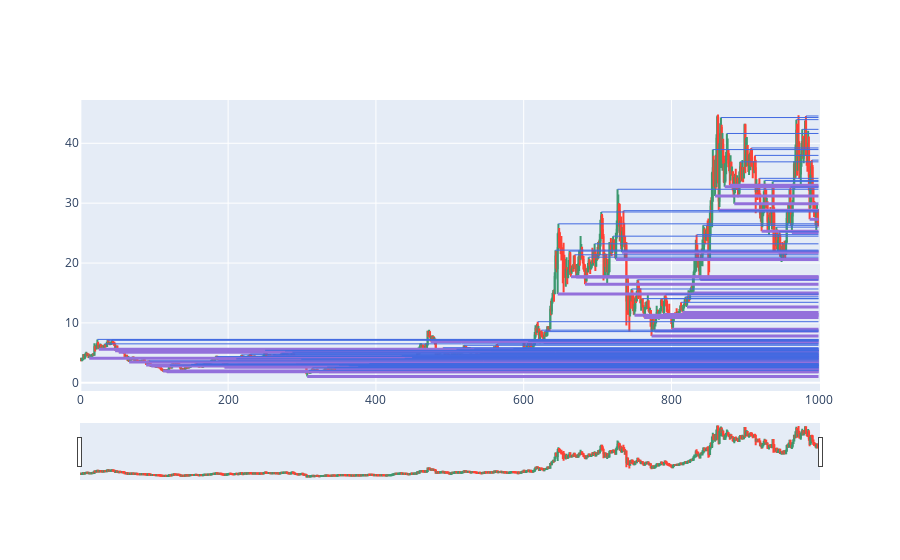

The notebook cell saved with this chart:
### Code cell
s = 0
e = 999 #200
dfpl = df[s:e]
import plotly.graph_objects as go
from datetime import datetime
import matplotlib.pyplot as plt

fig = go.Figure(data=[go.Candlestick(x=dfpl.index,
                open=dfpl['Open'],
                high=dfpl['High'],
                low=dfpl['Low'],
                close=dfpl['Close'])])

c=0
while (1):
    if(c>len(ss)-1 ):
        break
    fig.add_shape(type='line', x0=ss[c][0], y0=ss[c][1],
                  x1=e,
                  y1=ss[c][1],
                  line=dict(color="MediumPurple",width=3)
                  )
    c+=1

c=0
while (1):
    if(c>len(rr)-1 ):
        break
    fig.add_shape(type='line', x0=rr[c][0], y0=rr[c][1],
                  x1=e,
                  y1=rr[c][1],
                  line=dict(color="RoyalBlue",width=1)
                  )
    c+=1    

fig.show()

### Figure 1 — Plotly figure (JSON) as saved in the notebook; plotly's stock layout.template omitted (floating-point values rounded to 4 significant figures; data arrays with more than 128 entries replaced by an {"elided": "..."} marker saying what was removed)
{"data": [{"close": {"elided": "999 float values"}, "high": {"elided": "999 float values"}, "low": {"elided": "999 float values"}, "open": {"elided": "999 float values"}, "type": "candlestick", "x": {"elided": "999 int values"}}], "layout": {"shapes": [{"line": {"color": "MediumPurple", "width": 3}, "type": "line", "x0": 12, "x1": 999, "y0": 4.115, "y1": 4.115}, {"line": {"color": "MediumPurple", "width": 3}, "type": "line", "x0": 25, "x1": 999, "y0": 5.62, "y1": 5.62}, {"line": {"color": "MediumPurple", "width": 3}, "type": "line", "x0": 47, "x1": 999, "y0": 5.36, "y1": 5.36}, {"line": {"color": "MediumPurple", "width": 3}, "type": "line", "x0": 52, "x1": 999, "y0": 5.123, "y1": 5.123}, {"line": {"color": "MediumPurple", "width": 3}, "type": "line", "x0": 66, "x1": 999, "y0": 3.475, "y1": 3.475}, {"line": {"color": "MediumPurple", "width": 3}, "type": "line", "x0": 89, "x1": 999, "y0": 2.989, "y1": 2.989}, {"line": {"color": "MediumPurple", "width": 3}, "type": "line", "x0": 96, "x1": 999, "y0": 2.804, "y1": 2.804}, {"line": {"color": "MediumPurple", "width": 3}, "type": "line", "x0": 112, "x1": 999, "y0": 1.978, "y1": 1.978}, {"line": {"color": "MediumPurple", "width": 3}, "type": "line", "x0": 117, "x1": 999, "y0": 1.83, "y1": 1.83}, {"line": {"color": "MediumPurple", "width": 3}, "type": "line", "x0": 172, "x1": 999, "y0": 2.95, "y1": 2.95}, {"line": {"color": "MediumPurple", "width": 3}, "type": "line", "x0": 187, "x1": 999, "y0": 3.777, "y1": 3.777}, {"line": {"color": "MediumPurple", "width": 3}, "type": "line", "x0": 195, "x1": 999, "y0": 2.608, "y1": 2.608}, {"line": {"color": "MediumPurple", "width": 3}, "type": "line", "x0": 213, "x1": 999, "y0": 3.506, "y1": 3.506}, {"line": {"color": "MediumPurple", "width": 3}, "type": "line", "x0": 220, "x1": 999, "y0": 3.536, "y1": 3.536}, {"line": {"color": "MediumPurple", "width": 3}, "type": "line", "x0": 247, "x1": 999, "y0": 4.102, "y1": 4.102}, {"line": {"color": "MediumPurple", "width": 3}, "type": "line", "x0": 253, "x1": 999, "y0": 4.36, "y1": 4.36}, {"line": {"color": "MediumPurple", "width": 3}, "type": "line", "x0": 258, "x1": 999, "y0": 4.344, "y1": 4.344}, {"line": {"color": "MediumPurple", "width": 3}, "type": "line", "x0": 282, "x1": 999, "y0": 3.89, "y1": 3.89}, {"line": {"color": "MediumPurple", "width": 3}, "type": "line", "x0": 292, "x1": 999, "y0": 3.346, "y1": 3.346}, {"line": {"color": "MediumPurple", "width": 3}, "type": "line", "x0": 307, "x1": 999, "y0": 1.061, "y1": 1.061}, {"line": {"color": "MediumPurple", "width": 3}, "type": "line", "x0": 323, "x1": 999, "y0": 1.844, "y1": 1.844}, {"line": {"color": "MediumPurple", "width": 3}, "type": "line", "x0": 346, "x1": 999, "y0": 2.254, "y1": 2.254}, {"line": {"color": "MediumPurple", "width": 3}, "type": "line", "x0": 362, "x1": 999, "y0": 2.6, "y1": 2.6}, {"line": {"color": "MediumPurple", "width": 3}, "type": "line", "x0": 366, "x1": 999, "y0": 2.267, "y1": 2.267}, {"line": {"color": "MediumPurple", "width": 3}, "type": "line", "x0": 376, "x1": 999, "y0": 2.446, "y1": 2.446}, {"line": {"color": "MediumPurple", "width": 3}, "type": "line", "x0": 380, "x1": 999, "y0": 2.458, "y1": 2.458}, {"line": {"color": "MediumPurple", "width": 3}, "type": "line", "x0": 397, "x1": 999, "y0": 2.72, "y1": 2.72}, {"line": {"color": "MediumPurple", "width": 3}, "type": "line", "x0": 406, "x1": 999, "y0": 2.542, "y1": 2.542}, {"line": {"color": "MediumPurple", "width": 3}, "type": "line", "x0": 413, "x1": 999, "y0": 2.288, "y1": 2.288}, {"line": {"color": "MediumPurple", "width": 3}, "type": "line", "x0": 437, "x1": 999, "y0": 3.774, "y1": 3.774}, {"line": {"color": "MediumPurple", "width": 3}, "type": "line", "x0": 443, "x1": 999, "y0": 3.288, "y1": 3.288}, {"line": {"color": "MediumPurple", "width": 3}, "type": "line", "x0": 466, "x1": 999, "y0": 5.3, "y1": 5.3}, {"line": {"color": "MediumPurple", "width": 3}, "type": "line", "x0": 474, "x1": 999, "y0": 6.894, "y1": 6.894}, {"line": {"color": "MediumPurple", "width": 3}, "type": "line", "x0": 484, "x1": 999, "y0": 4.455, "y1": 4.455}, {"line": {"color": "MediumPurple", "width": 3}, "type": "line", "x0": 502, "x1": 999, "y0": 3.78, "y1": 3.78}, {"line": {"color": "MediumPurple", "width": 3}, "type": "line", "x0": 515, "x1": 999, "y0": 4.549, "y1": 4.549}, {"line": {"color": "MediumPurple", "width": 3}, "type": "line", "x0": 525, "x1": 999, "y0": 5.286, "y1": 5.286}, {"line": {"color": "MediumPurple", "width": 3}, "type": "line", "x0": 543, "x1": 999, "y0": 4.206, "y1": 4.206}, {"line": {"color": "MediumPurple", "width": 3}, "type": "line", "x0": 554, "x1": 999, "y0": 4.856, "y1": 4.856}, {"line": {"color": "MediumPurple", "width": 3}, "type": "line", "x0": 592, "x1": 999, "y0": 4.2, "y1": 4.2}, {"line": {"color": "MediumPurple", "width": 3}, "type": "line", "x0": 596, "x1": 999, "y0": 4.571, "y1": 4.571}, {"line": {"color": "MediumPurple", "width": 3}, "type": "line", "x0": 627, "x1": 999, "y0": 6.763, "y1": 6.763}, {"line": {"color": "MediumPurple", "width": 3}, "type": "line", "x0": 646, "x1": 999, "y0": 14.82, "y1": 14.82}, {"line": {"color": "MediumPurple", "width": 3}, "type": "line", "x0": 664, "x1": 999, "y0": 17.73, "y1": 17.73}, {"line": {"color": "MediumPurple", "width": 3}, "type": "line", "x0": 671, "x1": 999, "y0": 17.68, "y1": 17.68}, {"line": {"color": "MediumPurple", "width": 3}, "type": "line", "x0": 683, "x1": 999, "y0": 16.44, "y1": 16.44}, {"line": {"color": "MediumPurple", "width": 3}, "type": "line", "x0": 725, "x1": 999, "y0": 20.58, "y1": 20.58}, {"line": {"color": "MediumPurple", "width": 3}, "type": "line", "x0": 733, "x1": 999, "y0": 21.81, "y1": 21.81}, {"line": {"color": "MediumPurple", "width": 3}, "type": "line", "x0": 750, "x1": 999, "y0": 11.26, "y1": 11.26}, {"line": {"color": "MediumPurple", "width": 3}, "type": "line", "x0": 763, "x1": 999, "y0": 10.91, "y1": 10.91}, {"line": {"color": "MediumPurple", "width": 3}, "type": "line", "x0": 773, "x1": 999, "y0": 7.83, "y1": 7.83}, {"line": {"color": "MediumPurple", "width": 3}, "type": "line", "x0": 777, "x1": 999, "y0": 8.647, "y1": 8.647}, {"line": {"color": "MediumPurple", "width": 3}, "type": "line", "x0": 790, "x1": 999, "y0": 11.41, "y1": 11.41}, {"line": {"color": "MediumPurple", "width": 3}, "type": "line", "x0": 801, "x1": 999, "y0": 8.93, "y1": 8.93}, {"line": {"color": "MediumPurple", "width": 3}, "type": "line", "x0": 815, "x1": 999, "y0": 11.73, "y1": 11.73}, {"line": {"color": "MediumPurple", "width": 3}, "type": "line", "x0": 821, "x1": 999, "y0": 12.65, "y1": 12.65}, {"line": {"color": "MediumPurple", "width": 3}, "type": "line", "x0": 830, "x1": 999, "y0": 14.98, "y1": 14.98}, {"line": {"color": "MediumPurple", "width": 3}, "type": "line", "x0": 839, "x1": 999, "y0": 17.25, "y1": 17.25}, {"line": {"color": "MediumPurple", "width": 3}, "type": "line", "x0": 850, "x1": 999, "y0": 17.55, "y1": 17.55}, {"line": {"color": "MediumPurple", "width": 3}, "type": "line", "x0": 859, "x1": 999, "y0": 31.2, "y1": 31.2}, {"line": {"color": "MediumPurple", "width": 3}, "type": "line", "x0": 864, "x1": 999, "y0": 28.83, "y1": 28.83}, {"line": {"color": "MediumPurple", "width": 3}, "type": "line", "x0": 872, "x1": 999, "y0": 32.74, "y1": 32.74}, {"line": {"color": "MediumPurple", "width": 3}, "type": "line", "x0": 879, "x1": 999, "y0": 33, "y1": 33}, {"line": {"color": "MediumPurple", "width": 3}, "type": "line", "x0": 885, "x1": 999, "y0": 29.9, "y1": 29.9}, {"line": {"color": "MediumPurple", "width": 3}, "type": "line", "x0": 922, "x1": 999, "y0": 25.29, "y1": 25.29}, {"line": {"color": "MediumPurple", "width": 3}, "type": "line", "x0": 944, "x1": 999, "y0": 21.85, "y1": 21.85}, {"line": {"color": "MediumPurple", "width": 3}, "type": "line", "x0": 963, "x1": 999, "y0": 25.1, "y1": 25.1}, {"line": {"color": "MediumPurple", "width": 3}, "type": "line", "x0": 987, "x1": 999, "y0": 27.31, "y1": 27.31}, {"line": {"color": "RoyalBlue", "width": 1}, "type": "line", "x0": 23, "x1": 999, "y0": 7.249, "y1": 7.249}, {"line": {"color": "RoyalBlue", "width": 1}, "type": "line", "x0": 33, "x1": 999, "y0": 6.506, "y1": 6.506}, {"line": {"color": "RoyalBlue", "width": 1}, "type": "line", "x0": 37, "x1": 999, "y0": 7.1, "y1": 7.1}, {"line": {"color": "RoyalBlue", "width": 1}, "type": "line", "x0": 43, "x1": 999, "y0": 7.193, "y1": 7.193}, {"line": {"color": "RoyalBlue", "width": 1}, "type": "line", "x0": 93, "x1": 999, "y0": 3.656, "y1": 3.656}, {"line": {"color": "RoyalBlue", "width": 1}, "type": "line", "x0": 121, "x1": 999, "y0": 2.96, "y1": 2.96}, {"line": {"color": "RoyalBlue", "width": 1}, "type": "line", "x0": 150, "x1": 999, "y0": 3.071, "y1": 3.071}, {"line": {"color": "RoyalBlue", "width": 1}, "type": "line", "x0": 157, "x1": 999, "y0": 3.159, "y1": 3.159}, {"line": {"color": "RoyalBlue", "width": 1}, "type": "line", "x0": 184, "x1": 999, "y0": 4.381, "y1": 4.381}, {"line": {"color": "RoyalBlue", "width": 1}, "type": "line", "x0": 211, "x1": 999, "y0": 3.997, "y1": 3.997}, {"line": {"color": "RoyalBlue", "width": 1}, "type": "line", "x0": 218, "x1": 999, "y0": 4.668, "y1": 4.668}, {"line": {"color": "RoyalBlue", "width": 1}, "type": "line", "x0": 230, "x1": 999, "y0": 4.79, "y1": 4.79}, {"line": {"color": "RoyalBlue", "width": 1}, "type": "line", "x0": 244, "x1": 999, "y0": 4.435, "y1": 4.435}, {"line": {"color": "RoyalBlue", "width": 1}, "type": "line", "x0": 250, "x1": 999, "y0": 5.423, "y1": 5.423}, {"line": {"color": "RoyalBlue", "width": 1}, "type": "line", "x0": 261, "x1": 999, "y0": 4.672, "y1": 4.672}, {"line": {"color": "RoyalBlue", "width": 1}, "type": "line", "x0": 272, "x1": 999, "y0": 4.938, "y1": 4.938}, {"line": {"color": "RoyalBlue", "width": 1}, "type": "line", "x0": 277, "x1": 999, "y0": 5.327, "y1": 5.327}, {"line": {"color": "RoyalBlue", "width": 1}, "type": "line", "x0": 287, "x1": 999, "y0": 5.105, "y1": 5.105}, {"line": {"color": "RoyalBlue", "width": 1}, "type": "line", "x0": 299, "x1": 999, "y0": 3.936, "y1": 3.936}, {"line": {"color": "RoyalBlue", "width": 1}, "type": "line", "x0": 309, "x1": 999, "y0": 2.089, "y1": 2.089}, {"line": {"color": "RoyalBlue", "width": 1}, "type": "line", "x0": 314, "x1": 999, "y0": 2.485, "y1": 2.485}, {"line": {"color": "RoyalBlue", "width": 1}, "type": "line", "x0": 334, "x1": 999, "y0": 2.626, "y1": 2.626}, {"line": {"color": "RoyalBlue", "width": 1}, "type": "line", "x0": 344, "x1": 999, "y0": 2.543, "y1": 2.543}, {"line": {"color": "RoyalBlue", "width": 1}, "type": "line", "x0": 350, "x1": 999, "y0": 2.962, "y1": 2.962}, {"line": {"color": "RoyalBlue", "width": 1}, "type": "line", "x0": 355, "x1": 999, "y0": 3.077, "y1": 3.077}, {"line": {"color": "RoyalBlue", "width": 1}, "type": "line", "x0": 363, "x1": 999, "y0": 2.855, "y1": 2.855}, {"line": {"color": "RoyalBlue", "width": 1}, "type": "line", "x0": 364, "x1": 999, "y0": 2.855, "y1": 2.855}, {"line": {"color": "RoyalBlue", "width": 1}, "type": "line", "x0": 376, "x1": 999, "y0": 2.734, "y1": 2.734}, {"line": {"color": "RoyalBlue", "width": 1}, "type": "line", "x0": 391, "x1": 999, "y0": 3.2, "y1": 3.2}, {"line": {"color": "RoyalBlue", "width": 1}, "type": "line", "x0": 410, "x1": 999, "y0": 2.881, "y1": 2.881}, {"line": {"color": "RoyalBlue", "width": 1}, "type": "line", "x0": 435, "x1": 999, "y0": 4.52, "y1": 4.52}, {"line": {"color": "RoyalBlue", "width": 1}, "type": "line", "x0": 439, "x1": 999, "y0": 4.1, "y1": 4.1}, {"line": {"color": "RoyalBlue", "width": 1}, "type": "line", "x0": 449, "x1": 999, "y0": 4.235, "y1": 4.235}, {"line": {"color": "RoyalBlue", "width": 1}, "type": "line", "x0": 491, "x1": 999, "y0": 5.857, "y1": 5.857}, {"line": {"color": "RoyalBlue", "width": 1}, "type": "line", "x0": 509, "x1": 999, "y0": 5.596, "y1": 5.596}, {"line": {"color": "RoyalBlue", "width": 1}, "type": "line", "x0": 513, "x1": 999, "y0": 5.4, "y1": 5.4}, {"line": {"color": "RoyalBlue", "width": 1}, "type": "line", "x0": 519, "x1": 999, "y0": 6.269, "y1": 6.269}, {"line": {"color": "RoyalBlue", "width": 1}, "type": "line", "x0": 533, "x1": 999, "y0": 5.65, "y1": 5.65}, {"line": {"color": "RoyalBlue", "width": 1}, "type": "line", "x0": 541, "x1": 999, "y0": 4.873, "y1": 4.873}, {"line": {"color": "RoyalBlue", "width": 1}, "type": "line", "x0": 556, "x1": 999, "y0": 5.37, "y1": 5.37}, {"line": {"color": "RoyalBlue", "width": 1}, "type": "line", "x0": 564, "x1": 999, "y0": 6.47, "y1": 6.47}, {"line": {"color": "RoyalBlue", "width": 1}, "type": "line", "x0": 586, "x1": 999, "y0": 5.73, "y1": 5.73}, {"line": {"color": "RoyalBlue", "width": 1}, "type": "line", "x0": 606, "x1": 999, "y0": 6.954, "y1": 6.954}, {"line": {"color": "RoyalBlue", "width": 1}, "type": "line", "x0": 610, "x1": 999, "y0": 7.142, "y1": 7.142}, {"line": {"color": "RoyalBlue", "width": 1}, "type": "line", "x0": 619, "x1": 999, "y0": 10.2, "y1": 10.2}, {"line": {"color": "RoyalBlue", "width": 1}, "type": "line", "x0": 624, "x1": 999, "y0": 8.792, "y1": 8.792}, {"line": {"color": "RoyalBlue", "width": 1}, "type": "line", "x0": 628, "x1": 999, "y0": 8.55, "y1": 8.55}, {"line": {"color": "RoyalBlue", "width": 1}, "type": "line", "x0": 643, "x1": 999, "y0": 22.16, "y1": 22.16}, {"line": {"color": "RoyalBlue", "width": 1}, "type": "line", "x0": 647, "x1": 999, "y0": 26.55, "y1": 26.55}, {"line": {"color": "RoyalBlue", "width": 1}, "type": "line", "x0": 662, "x1": 999, "y0": 22, "y1": 22}, {"line": {"color": "RoyalBlue", "width": 1}, "type": "line", "x0": 669, "x1": 999, "y0": 21.38, "y1": 21.38}, {"line": {"color": "RoyalBlue", "width": 1}, "type": "line", "x0": 688, "x1": 999, "y0": 20.99, "y1": 20.99}, {"line": {"color": "RoyalBlue", "width": 1}, "type": "line", "x0": 696, "x1": 999, "y0": 23.21, "y1": 23.21}, {"line": {"color": "RoyalBlue", "width": 1}, "type": "line", "x0": 705, "x1": 999, "y0": 28.53, "y1": 28.53}, {"line": {"color": "RoyalBlue", "width": 1}, "type": "line", "x0": 721, "x1": 999, "y0": 24.49, "y1": 24.49}, {"line": {"color": "RoyalBlue", "width": 1}, "type": "line", "x0": 727, "x1": 999, "y0": 32.32, "y1": 32.32}, {"line": {"color": "RoyalBlue", "width": 1}, "type": "line", "x0": 735, "x1": 999, "y0": 28.75, "y1": 28.75}, {"line": {"color": "RoyalBlue", "width": 1}, "type": "line", "x0": 746, "x1": 999, "y0": 15.67, "y1": 15.67}, {"line": {"color": "RoyalBlue", "width": 1}, "type": "line", "x0": 754, "x1": 999, "y0": 17.2, "y1": 17.2}, {"line": {"color": "RoyalBlue", "width": 1}, "type": "line", "x0": 761, "x1": 999, "y0": 14.05, "y1": 14.05}, {"line": {"color": "RoyalBlue", "width": 1}, "type": "line", "x0": 787, "x1": 999, "y0": 14.05, "y1": 14.05}, {"line": {"color": "RoyalBlue", "width": 1}, "type": "line", "x0": 792, "x1": 999, "y0": 14.8, "y1": 14.8}, {"line": {"color": "RoyalBlue", "width": 1}, "type": "line", "x0": 813, "x1": 999, "y0": 13.44, "y1": 13.44}, {"line": {"color": "RoyalBlue", "width": 1}, "type": "line", "x0": 819, "x1": 999, "y0": 14.36, "y1": 14.36}, {"line": {"color": "RoyalBlue", "width": 1}, "type": "line", "x0": 834, "x1": 999, "y0": 24.74, "y1": 24.74}, {"line": {"color": "RoyalBlue", "width": 1}, "type": "line", "x0": 843, "x1": 999, "y0": 26.3, "y1": 26.3}, {"line": {"color": "RoyalBlue", "width": 1}, "type": "line", "x0": 856, "x1": 999, "y0": 38.95, "y1": 38.95}, {"line": {"color": "RoyalBlue", "width": 1}, "type": "line", "x0": 867, "x1": 999, "y0": 44.3, "y1": 44.3}, {"line": {"color": "RoyalBlue", "width": 1}, "type": "line", "x0": 875, "x1": 999, "y0": 41.64, "y1": 41.64}, {"line": {"color": "RoyalBlue", "width": 1}, "type": "line", "x0": 893, "x1": 999, "y0": 36.9, "y1": 36.9}, {"line": {"color": "RoyalBlue", "width": 1}, "type": "line", "x0": 908, "x1": 999, "y0": 39.22, "y1": 39.22}, {"line": {"color": "RoyalBlue", "width": 1}, "type": "line", "x0": 913, "x1": 999, "y0": 37.98, "y1": 37.98}, {"line": {"color": "RoyalBlue", "width": 1}, "type": "line", "x0": 919, "x1": 999, "y0": 34.15, "y1": 34.15}, {"line": {"color": "RoyalBlue", "width": 1}, "type": "line", "x0": 926, "x1": 999, "y0": 33.8, "y1": 33.8}, {"line": {"color": "RoyalBlue", "width": 1}, "type": "line", "x0": 937, "x1": 999, "y0": 33.6, "y1": 33.6}, {"line": {"color": "RoyalBlue", "width": 1}, "type": "line", "x0": 942, "x1": 999, "y0": 26, "y1": 26}, {"line": {"color": "RoyalBlue", "width": 1}, "type": "line", "x0": 946, "x1": 999, "y0": 25.22, "y1": 25.22}, {"line": {"color": "RoyalBlue", "width": 1}, "type": "line", "x0": 961, "x1": 999, "y0": 32.7, "y1": 32.7}, {"line": {"color": "RoyalBlue", "width": 1}, "type": "line", "x0": 969, "x1": 999, "y0": 43.95, "y1": 43.95}, {"line": {"color": "RoyalBlue", "width": 1}, "type": "line", "x0": 977, "x1": 999, "y0": 42.33, "y1": 42.33}, {"line": {"color": "RoyalBlue", "width": 1}, "type": "line", "x0": 982, "x1": 999, "y0": 44.56, "y1": 44.56}, {"line": {"color": "RoyalBlue", "width": 1}, "type": "line", "x0": 990, "x1": 999, "y0": 37.19, "y1": 37.19}]}}
